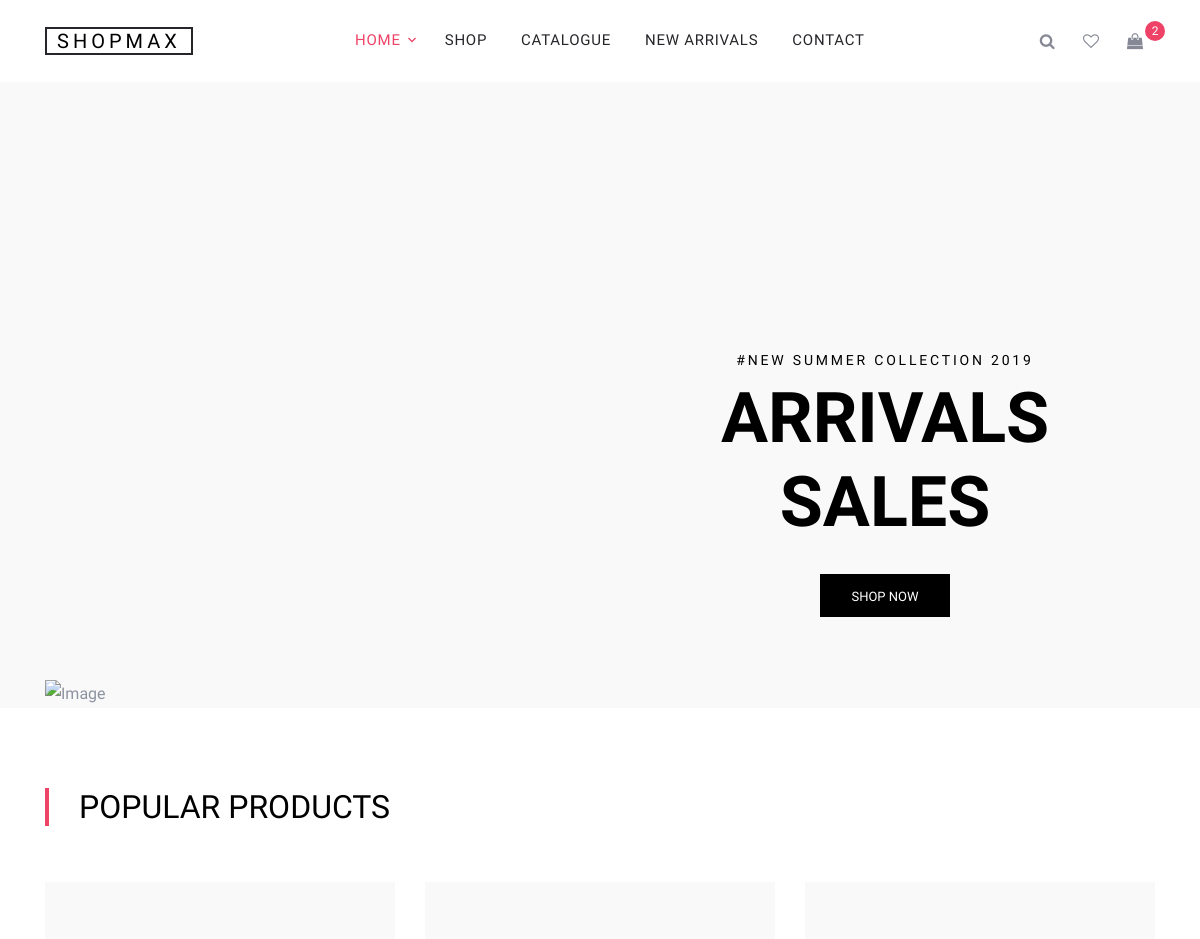
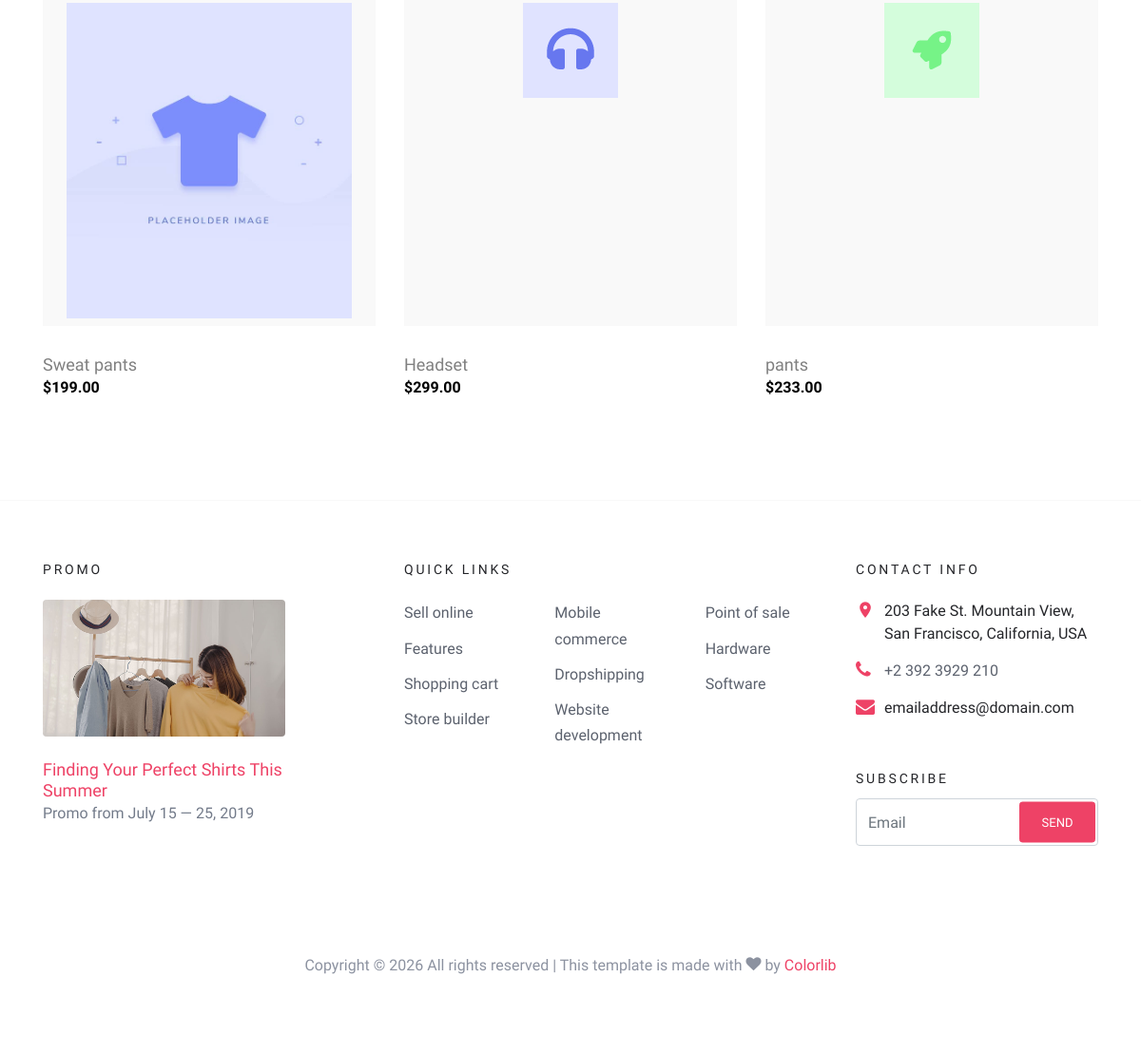
The page / on the database its author committed (2 pictures, top to bottom).
### store/models.py (models this page shows, shortened)
class Product(models.Model):
    product_name = models.CharField(max_length=50, unique=True)
    description = models.TextField(blank=True, null=True)
    slug = models.SlugField(max_length=200, unique=True)
    price = models.DecimalField(max_digits=9, decimal_places=2)
    stock = models.IntegerField()
    is_available = models.BooleanField(default=False)
    category = models.ForeignKey(Category, on_delete=models.CASCADE)
    product_image = models.ImageField(upload_to='photos/products', blank=True)
    created_date = models.DateTimeField(auto_now_add=True)
    modified_date = models.DateTimeField(auto_now_add=True)
    def get_url(self):
        return reverse( 'product_detail', args=[self.category.slug, self.slug])

### greatKart/views.py (the view)
# urls.py: path('', views.home, name='home'),
def home(request):
    products = Product.objects.all().filter(is_available = True)
    context = {
        'products' : products
    }
    return render(request, 'home.html', context)

### cart/context_processors.py (called while the page is built)
def cart_count(request):
    try:
        cart = Cart.objects.get(cart_id=_cart_id(request))
        result = CartItem.objects.filter(cart=cart).aggregate(total_qty=Sum('quantity'))
        cart_count = result['total_qty'] or 0
    except Cart.DoesNotExist:
        cart_count = 0
    return {'cart_count': cart_count}

### cart/views.py (called while the page is built)
def _cart_id(request):
    if not request.session.session_key:
        request.session.create()
    return request.session.session_key

### category/context_processors.py (called while the page is built)
def menu_links(request):
    links = Category.objects.all()
    return dict(links=links)

### templates/home.html (shortened to what this page needs)
<!DOCTYPE html>
{% load static %}
<html lang="en">
<head>
    <link rel="stylesheet" href="{% static 'fonts/icomoon/style.css' %}">
    <link rel="stylesheet" href="{% static 'css/bootstrap.min.css' %}">
    <link rel="stylesheet" href="{% static 'css/magnific-popup.css' %}">
    <link rel="stylesheet" href="{% static 'css/jquery-ui.css' %}">
    <link rel="stylesheet" href="{% static 'css/owl.carousel.min.css' %}">
    <link rel="stylesheet" href="{% static 'css/owl.theme.default.min.css' %}">
    <link rel="stylesheet" href="{% static 'css/aos.css' %}">
    <link rel="stylesheet" href="{% static 'css/style.css' %}">
</head>
<body>
    <div class="site-wrap">
        <div class="site-navbar bg-white py-2">
            <div class="container">
                <div class="d-flex align-items-center justify-content-between">
                    <div class="logo">
                        <div class="site-logo">
                            <a href="index.html" class="js-logo-clone">ShopMax</a>
                        </div>
                    </div>
                    <div class="main-nav d-none d-lg-block">
                        <nav class="site-navigation text-right text-md-center" role="navigation">
                            <ul class="site-menu js-clone-nav d-none d-lg-block">
                                <li class="has-children active">
                                    <a href="/">Home</a>
                                </li>
                                <li><a href="shop.html">Shop</a></li>
                                <li><a href="#">Catalogue</a></li>
                                <li><a href="#">New Arrivals</a></li>
                                <li><a href="contact.html">Contact</a></li>
                            </ul>
                        </nav>
                    </div>
                    <div class="icons">
                        <a href="#" class="icons-btn d-inline-block js-search-open"><span
                                class="icon-search"></span></a>
                        <a href="#" class="icons-btn d-inline-block"><span class="icon-heart-o"></span></a>
                        <a href="cart.html" class="icons-btn d-inline-block bag">
                            <span class="icon-shopping-bag"></span>
                            <span class="number">2</span>
                        </a>
                    </div>
                </div>
            </div>
        </div>
        <div class="site-blocks-cover" data-aos="fade">
            <div class="container">
                <div class="row">
                    <div class="col-md-6 ml-auto order-md-2 align-self-start">
                        <div class="site-block-cover-content">
                            <h2 class="sub-title">#New Summer Collection 2019</h2>
                            <h1>Arrivals Sales</h1>
                            <p><a href="{% url 'store' %}" class="btn btn-black rounded-0">Shop Now</a></p>
                        </div>
                    </div>
                    <div class="col-md-6 order-1 align-self-end">
                        <img src="{% static 'images/model_3.png' %}" alt="Image" class="img-fluid">
                    </div>
                </div>
            </div>
        </div>
        <div class="site-section">
            <div class="container">
                <div class="row">
                    <div class="title-section mb-5 col-12">
                        <h2 class="text-uppercase">Popular Products</h2>
                    </div>
                </div>
                <div class="row">
                    {% for product in products %}
                    <div class="col-lg-4 col-md-6 item-entry mb-4">
                        <a href="{{product.get_url}}" class="product-item md-height bg-gray d-block">
                            <img src="{{ product.product_image.url }}" alt="Image" class="img-fluid">
                        </a>
                        <h2 class="item-title"><a href="{{product.get_url}}">{{ product.product_name }}</a></h2>
                        <strong class="item-price">${{ product.price|floatformat:2 }}</strong>
                    </div>
                    {% empty %}
                    <p>No products available.</p>
                    {% endfor %}
                </div>
            </div>
        </div>
        <footer class="site-footer custom-border-top">
            <div class="container">
                <div class="row">
                    <div class="col-md-6 col-lg-3 mb-4 mb-lg-0">
                        <h3 class="footer-heading mb-4">Promo</h3>
                        <a href="#" class="block-6">
                            <img src="{% static 'images/about_1.jpg' %}" alt="Image placeholder"
                                class="img-fluid rounded mb-4">
                            <h3 class="font-weight-light  mb-0">Finding Your Perfect Shirts This Summer</h3>
                            <p>Promo from July 15 &mdash; 25, 2019</p>
                        </a>
                    </div>
                    <div class="col-lg-5 ml-auto mb-5 mb-lg-0">
                        <div class="row">
                            <div class="col-md-12">
                                <h3 class="footer-heading mb-4">Quick Links</h3>
                            </div>
                            <div class="col-md-6 col-lg-4">
                                <ul class="list-unstyled">
                                    <li><a href="#">Sell online</a></li>
                                    <li><a href="#">Features</a></li>
                                    <li><a href="#">Shopping cart</a></li>
                                    <li><a href="#">Store builder</a></li>
                                </ul>
                            </div>
                            <div class="col-md-6 col-lg-4">
                                <ul class="list-unstyled">
                                    <li><a href="#">Mobile commerce</a></li>
                                    <li><a href="#">Dropshipping</a></li>
                                    <li><a href="#">Website development</a></li>
                                </ul>
                            </div>
                            <div class="col-md-6 col-lg-4">
                                <ul class="list-unstyled">
                                    <li><a href="#">Point of sale</a></li>
                                    <li><a href="#">Hardware</a></li>
                                    <li><a href="#">Software</a></li>
                                </ul>
                            </div>
                        </div>
                    </div>
                    <div class="col-md-6 col-lg-3">
                        <div class="block-5 mb-5">
                            <h3 class="footer-heading mb-4">Contact Info</h3>
                            <ul class="list-unstyled">
                                <li class="address">203 Fake St. Mountain View, San Francisco, California, USA</li>
                                <li class="phone"><a href="tel://23923929210">+2 392 3929 210</a></li>
                                <li class="email">emailaddress@domain.com</li>
                            </ul>
                        </div>
                        <div class="block-7">
                            <form action="#" method="post">
                                <label for="email_subscribe" class="footer-heading">Subscribe</label>
                                <div class="form-group">
                                    <input type="text" class="form-control py-4" id="email_subscribe"
                                        placeholder="Email">
                                    <input type="submit" class="btn btn-sm btn-primary" value="Send">
                                </div>
                            </form>
                        </div>
                    </div>
                </div>
                <div class="row pt-5 mt-5 text-center">
                    <div class="col-md-12">
                        <p>
                            Copyright &copy;
                            <script>document.write(new Date().getFullYear());</script> All rights reserved | This
                            template is made with <i class="icon-heart" aria-hidden="true"></i> by <a
                                href="https://colorlib.com" target="_blank" class="text-primary">Colorlib</a>
                        </p>
                    </div>
                </div>
            </div>
        </footer>
    </div>
</body>
</html>

### rows shown on the page
Product: product_image (picture), product_name "Sweat pants", price "199.00"
Product: product_image (picture), product_name "Headset", price "299.00"
Product: product_image (picture), product_name "pants", price "233.00"
